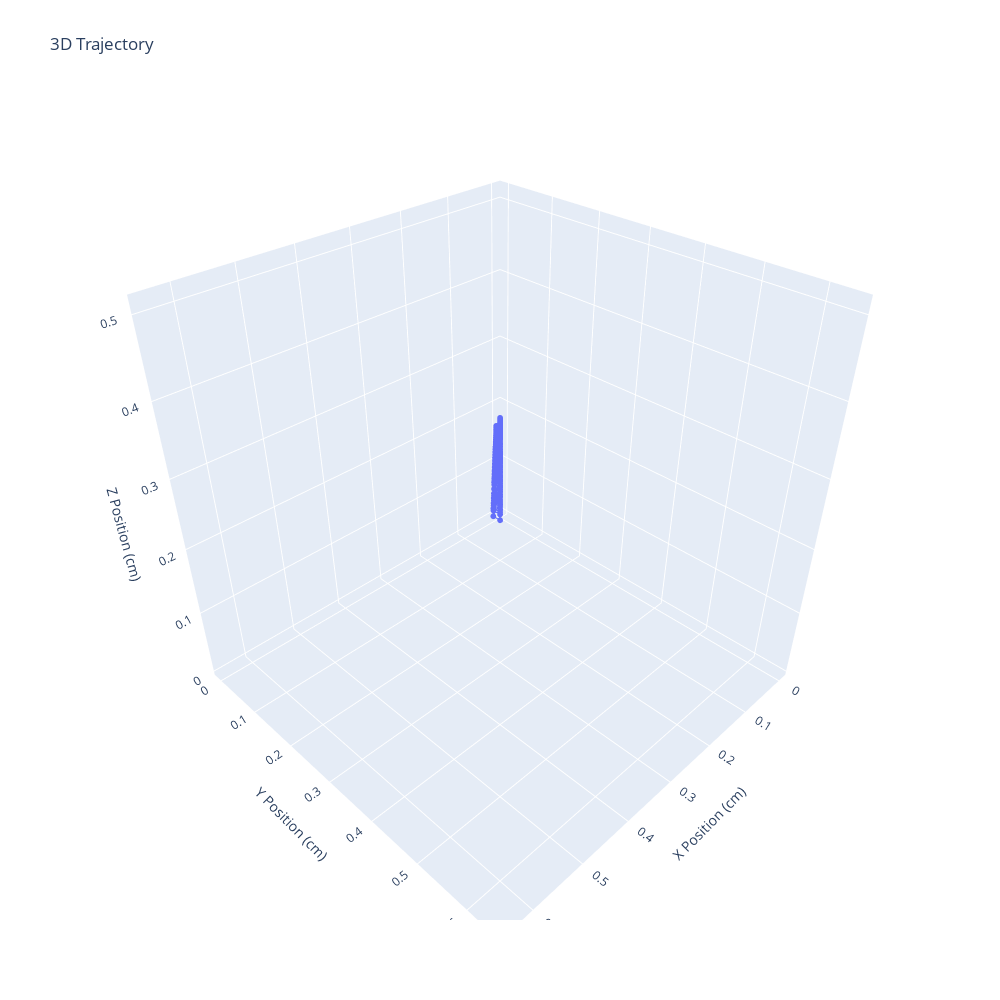

The code cell stored with this chart in its notebook:
### Code cell
# Example of input.txt:
"""
Z1
15770132
X1
15782756
Y1
15798264
X1
15811036
X1
15839296
X1
15867560
Y1
15868084
X1
15895820
Z1
15910404
X1
15924072
X1
15952336
X1
15980588
X1
16008852
X1
16037120
"""

import matplotlib.pyplot as plt
import numpy as np
from mpl_toolkits.mplot3d import Axes3D
import plotly.graph_objects as go

string = [l.strip('\n') for l in open('input.txt', 'r').readlines()]

# Parse coordinates, times and calculate speeds
coords = {}
current_coord = None
x_points, y_points, z_points = [], [], []
x_times, y_times, z_times = [], [], []
x_speeds, y_speeds, z_speeds = [], [], []
step_to_cm = 1/110.65  # Convert steps to cm

# Initialize first values 
x, y, z = 0, 0, 0

for i, line in enumerate(string):
    if line in ['X1', 'X0', 'Y1', 'Y0', 'Z1', 'Z0']:
        current_coord = line
    elif line[0].isdigit():
        line = int(line) / 1000000   # Convert microseconds to seconds
        if line != 0:
            time = line
        # Convert steps to cm and handle direction
        if current_coord.startswith('X'):
            x += (1 if current_coord.endswith('1') else -1) * step_to_cm
            z += (-1 if current_coord.endswith('1') else 1) * step_to_cm
            x_points.append(x)
            y_points.append(y)
            z_points.append(z)
            x_times.append(time)
            if len(x_times) > 1:
                dt = x_times[-1] - x_times[-2]
                speed = step_to_cm / dt if dt > 0 else 0
                x_speeds.append(speed)

            # if len(y_times) > 1:
            #     dt = y_times[-1] - y_times[-2]
            #     speed = step_to_cm / dt if dt > 0 else 0
            #     y_speeds.append(speed)

            # if len(z_times) > 1:
            #     dt = z_times[-1] - z_times[-2]
            #     speed = step_to_cm / dt if dt > 0 else 0
            #     z_speeds.append(speed)

        elif current_coord.startswith('Y'):
            y += (1 if current_coord.endswith('1') else -1) * step_to_cm
            y_points.append(y)
            x_points.append(x)
            z_points.append(z)
            y_times.append(time)
            if len(y_times) > 1:
                dt = y_times[-1] - y_times[-2]
                speed = step_to_cm / dt if dt > 0 else 0
                y_speeds.append(speed)
            
            # if len(z_times) > 1:
            #     dt = z_times[-1] - z_times[-2]
            #     speed = step_to_cm / dt if dt > 0 else 0
            #     z_speeds.append(speed)

            # if len(x_times) > 1:
            #     dt = x_times[-1] - x_times[-2]
            #     speed = step_to_cm / dt if dt > 0 else 0
            #     x_speeds.append(speed)

        elif current_coord.startswith('Z'):
            z += (1 if current_coord.endswith('1') else -1) * step_to_cm
            z_points.append(z)
            x_points.append(x)
            y_points.append(y)
            z_times.append(time)
            if len(z_times) > 1:
                dt = z_times[-1] - z_times[-2]
                speed = step_to_cm / dt if dt > 0 else 0
                z_speeds.append(speed)
            
            # if len(x_times) > 1:
            #     dt = x_times[-1] - x_times[-2]
            #     speed = step_to_cm / dt if dt > 0 else 0
            #     x_speeds.append(speed)

            # if len(y_times) > 1:
            #     dt = y_times[-1] - y_times[-2]
            #     speed = step_to_cm / dt if dt > 0 else 0
            #     y_speeds.append(speed)

# Create interactive 3D plot using plotly
fig_3d = go.Figure(data=[go.Scatter3d(
    x=x_points,
    y=y_points,
    z=z_points,
    mode='lines+markers',
    marker=dict(size=2),
    line=dict(width=2)
)])

fig_3d.update_layout(
    title='3D Trajectory',
    scene=dict(
        xaxis_title='X Position (cm)',
        yaxis_title='Y Position (cm)',
        zaxis_title='Z Position (cm)',
        aspectmode='cube'  # Force equal aspect ratio
    ),
    width=1000,  # Increase width to better show 3D plot
    height=1000, # Increase height to match width
    showlegend=False
)

fig_3d.show()

# Create speed plots
plt.figure(figsize=(15, 5))

plt.subplot(131)
plt.plot(x_times[1:], x_speeds, 'r-', label='X Speed')
plt.xlabel('Time (s)')
plt.ylabel('Speed (cm/s)')
plt.title('X Axis Speed')
plt.ylim(0, 0.2)
plt.grid(True)

plt.subplot(132)
plt.plot(y_times[1:], y_speeds, 'g-', label='Y Speed')
plt.xlabel('Time (s)')
plt.ylabel('Speed (cm/s)')
plt.title('Y Axis Speed')
plt.ylim(0, 0.2)
plt.grid(True)

plt.subplot(133)
plt.plot(z_times[1:], z_speeds, 'b-', label='Z Speed')
plt.xlabel('Time (s)')
plt.ylabel('Speed (cm/s)')
plt.title('Z Axis Speed')
plt.ylim(0, 0.2)
plt.grid(True)

plt.tight_layout()
plt.show()

### Figure 1 — Plotly figure (JSON) as saved in the notebook; plotly's stock layout.template omitted (floating-point values rounded to 4 significant figures; data arrays with more than 128 entries replaced by an {"elided": "..."} marker saying what was removed)
{"data": [{"line": {"width": 2}, "marker": {"size": 2}, "mode": "lines+markers", "type": "scatter3d", "x": {"elided": "268 float values"}, "y": {"elided": "268 float values"}, "z": {"elided": "268 float values"}}], "layout": {"height": 1000, "scene": {"aspectmode": "cube", "xaxis": {"title": {"text": "X Position (cm)"}}, "yaxis": {"title": {"text": "Y Position (cm)"}}, "zaxis": {"title": {"text": "Z Position (cm)"}}}, "showlegend": false, "title": {"text": "3D Trajectory"}, "width": 1000}}
